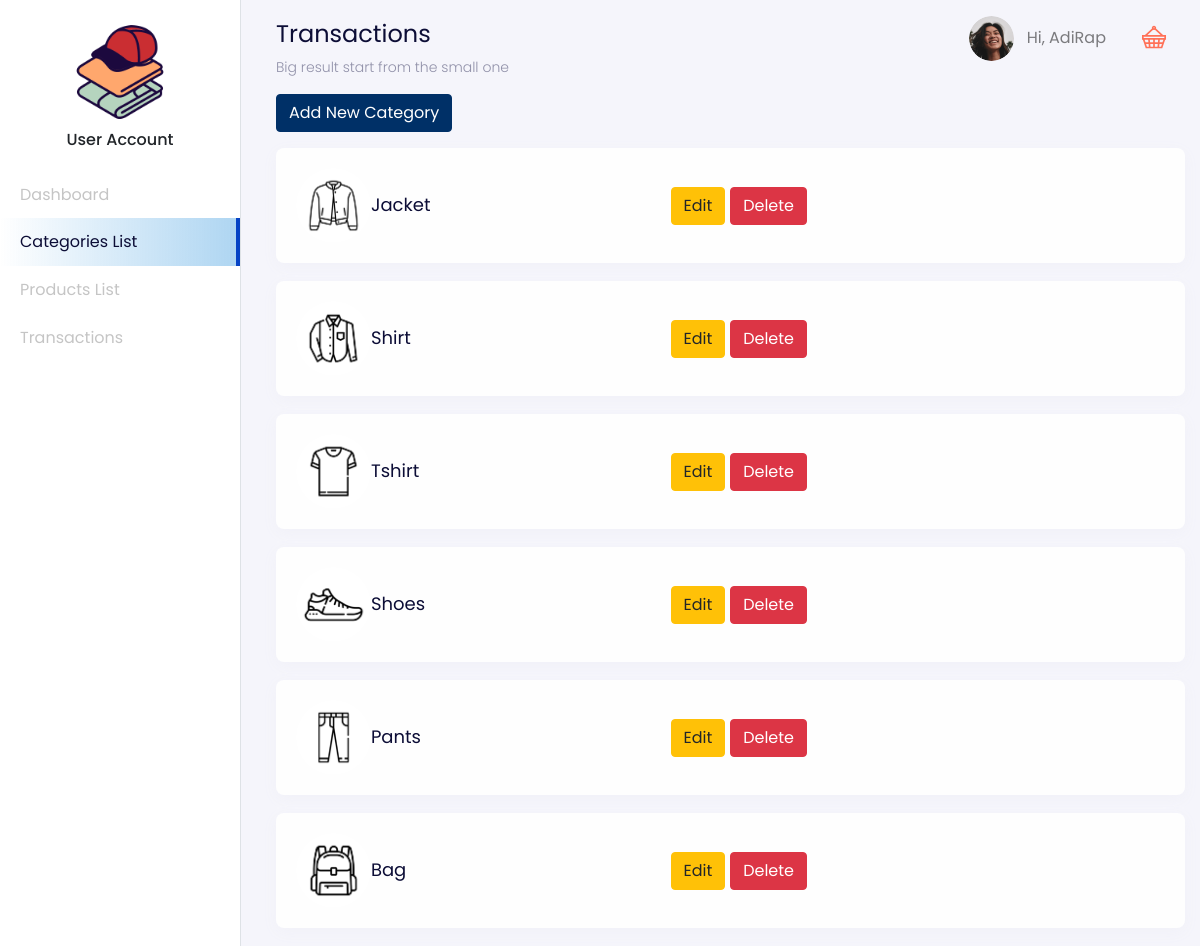
Screenshot of /dashboard-category.php with the database file from the repository.
### tables this page shows
CREATE TABLE `categories` (
  `id` bigint(20) UNSIGNED NOT NULL,
  `category_name` varchar(255) DEFAULT NULL,
  `category_image` varchar(255) DEFAULT NULL,
  `created_at` timestamp NULL DEFAULT NULL,
  `updated_at` timestamp NULL DEFAULT NULL
);

### dashboard-category.php (the view, shortened to what this page needs)
<?php
    include 'connect.php';
    $categories = "SELECT * FROM categories;";
    $category = mysqli_query($conn, $categories);
?>
<!DOCTYPE html>
<html lang="en">
	<head>
		<link href="https://unpkg.com/aos@2.3.1/dist/aos.css" rel="stylesheet" />
		<link href="scripts/css/style.css" rel="stylesheet" />
	</head>
	<body>
		<div class="page-dashboard">
			<div class="d-flex" id="wrapper" data-aos="fade-right">
				<div class="border-right" id="sidebar-wrapper">
					<div class="sidebar-heading text-center">
						<img
							src="./assets/images/favicon/favicon-512.png"
							alt="logo adirap store"
							class="my-2"
							style="max-width: 100px"
						/>
						<h4 class="text-center">User Account</h4>
					</div>
					<div class="list-group list-group-flush">
						<a
							href="./dashboard.php"
							class="list-group-item list-group-item-action"
							>Dashboard</a
						>
						<a
							href="./dashboard-category.php"
							class="list-group-item list-group-item-action active"
							>Categories List</a
						>
						<a
							href="./dashboard-products.php"
							class="list-group-item list-group-item-action"
							>Products List</a
						>
						<a
							href="./dashboard-transactions.php"
							class="list-group-item list-group-item-action"
							>Transactions</a
						>
					</div>
				</div>
				<div id="page-content-wrapper">
					<nav
						class="navbar navbar-store navbar-expand-lg navbar-light fixed-top"
						data-aos="fade-down"
					>
						<div class="collapse navbar-collapse" id="navbarSupportedContent">
							<ul class="navbar-nav ml-auto d-none d-lg-flex">
								<li class="nav-item dropdown">
									<a
										class="nav-link"
										href="#"
										id="navbarDropdown"
										role="button"
										data-toggle="dropdown"
										aria-haspopup="true"
										aria-expanded="false"
									>
										<img
											src="./assets/images/sample/icon-user.png"
											alt=""
											class="rounded-circle mr-2 profile-picture"
										/>
										Hi, AdiRap
									</a>
								</li>
								<li class="nav-item">
									<a class="nav-link d-inline-block mt-2" href="#">
										<img
											src="./assets/images/sample/images/sample/icon-cart-empty.svg"
											alt=""
										/>
									</a>
								</li>
							</ul>
						</div>
					</nav>
					<div
						class="section-content section-dashboard-home"
						data-aos="fade-up"
					>
						<div class="container-fluid">
							<div class="dashboard-heading">
								<h2 class="dashboard-title">Transactions</h2>
								<p class="dashboard-subtitle">
									Big result start from the small one
								</p>
							</div>
							<div class="row">
								<div class="col-12">
									<a
										href="./dashboard-category-create.php"
										class="btn btn-primary"
										>Add New Category</a
									>
								</div>
							</div>
							<div class="dashboard-content">
                                <div class="row mt-3">
                                    <?php
                                        while ($category_item = mysqli_fetch_assoc($category)) {
                                    ?>
                                    <div class="col-12 mb-2">
                                        <div class="card card-list d-block">
                                            <div class="card-body">
                                                <div class="row align-items-center">
                                                    <div class="col-md-1">
                                                        <img
                                                            src="./assets/images/categories/<?php echo $category_item['category_image'] ?>"
                                                            alt=""
                                                            style="max-width: 75px"
                                                        />
                                                    </div>
                                                    <div class="col-md-4">
                                                        <?php echo $category_item['category_name'] ?>
                                                    </div>
                                                    <div class="col-md-4">
                                                        <a href="dashboard-category-edit.php?edit=<?php echo $category_item['id'] ?>" class="btn btn-warning">Edit</a>
                                                        <a href="dashboard-category-delete.php?delete=<?php echo $category_item['id'] ?>" class="btn btn-danger" onclick="return confirm('Apakah anda ingin menghapus data ini ?')">Delete</a>
                                                    </div>
                                                </div>
                                            </div>
                                        </div>
                                    </div>
                                    <?php } ?>
                                </div>
							</div>
						</div>
					</div>
				</div>
			</div>
		</div>
	</body>
</html>

### rows the page displays
categories: category_image (picture), category_name "Jacket"
categories: category_image (picture), category_name "Shirt"
categories: category_image (picture), category_name "Tshirt"
categories: category_image (picture), category_name "Shoes"
categories: category_image (picture), category_name "Pants"
categories: category_image (picture), category_name "Bag"
